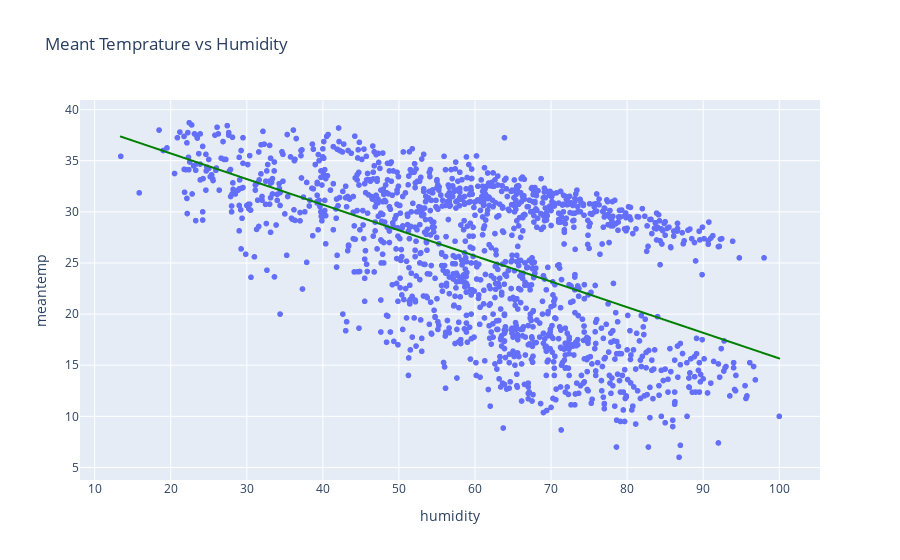

Write notebook code for a chart like this one.
### Code cell
fig = px.scatter(df, x='humidity', y='meantemp', title = 'Meant Temprature vs Humidity',
                 trendline='ols', trendline_color_override='green')
fig.show()

### Figure 1 — Plotly figure (JSON) as saved in the notebook; plotly's stock layout.template omitted (floating-point values rounded to 4 significant figures; data arrays with more than 128 entries replaced by an {"elided": "..."} marker saying what was removed)
{"data": [{"hovertemplate": "humidity=%{x}<br>meantemp=%{y}<extra></extra>", "legendgroup": "", "marker": {"color": "#636efa", "symbol": "circle"}, "mode": "markers", "name": "", "showlegend": false, "type": "scattergl", "x": {"elided": "1462 float values"}, "xaxis": "x", "y": {"elided": "1462 float values"}, "yaxis": "y"}, {"hovertemplate": "<b>OLS trendline</b><br>meantemp = -0.250617 * humidity + 40.7259<br>R<sup>2</sup>=0.327128<br><br>humidity=%{x}<br>meantemp=%{y} <b>(trend)</b><extra></extra>", "legendgroup": "", "line": {"color": "green"}, "marker": {"color": "#636efa", "symbol": "circle"}, "mode": "lines", "name": "", "showlegend": false, "type": "scattergl", "x": {"elided": "1462 float values"}, "xaxis": "x", "y": {"elided": "1462 float values"}, "yaxis": "y"}], "layout": {"legend": {"tracegroupgap": 0}, "title": {"text": "Meant Temprature vs Humidity"}, "xaxis": {"anchor": "y", "domain": [0, 1], "title": {"text": "humidity"}}, "yaxis": {"anchor": "x", "domain": [0, 1], "title": {"text": "meantemp"}}}}
